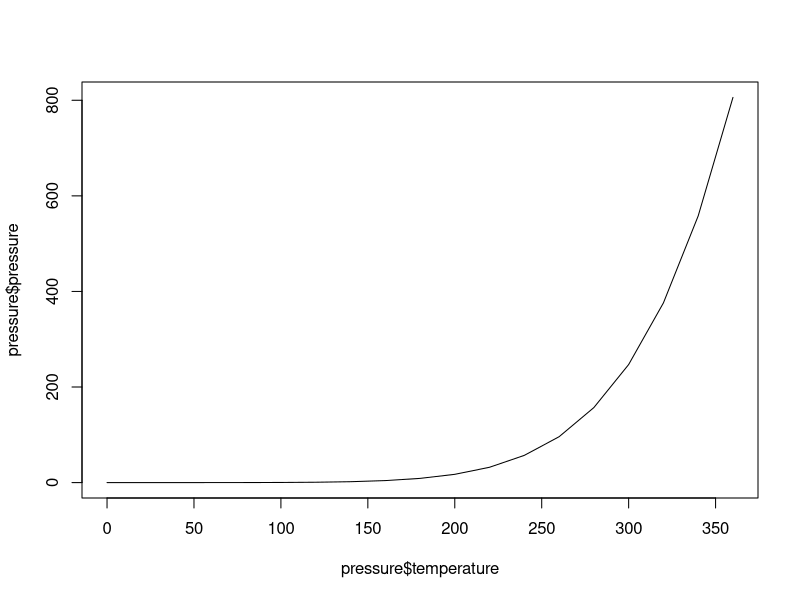
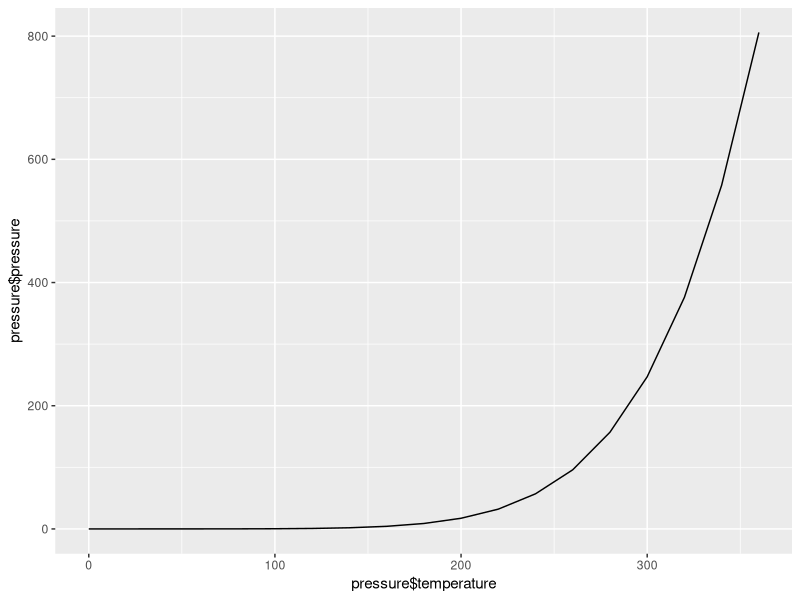
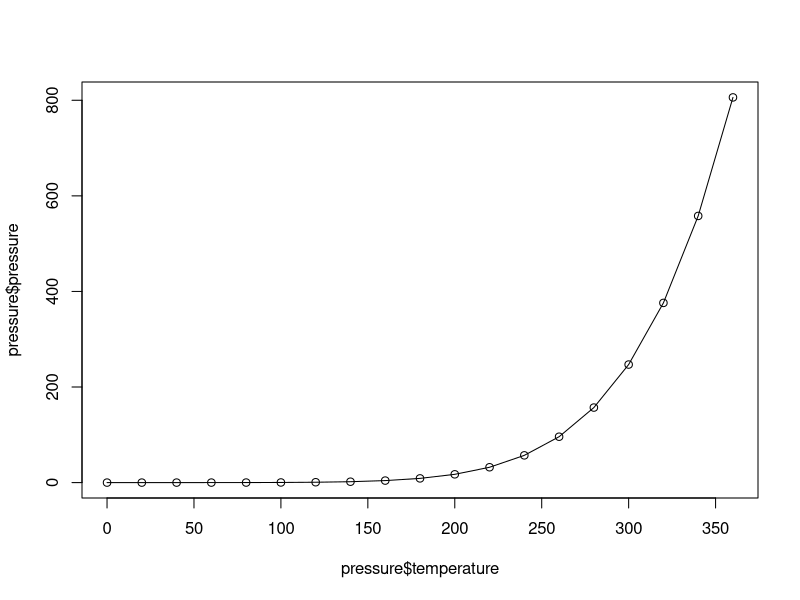
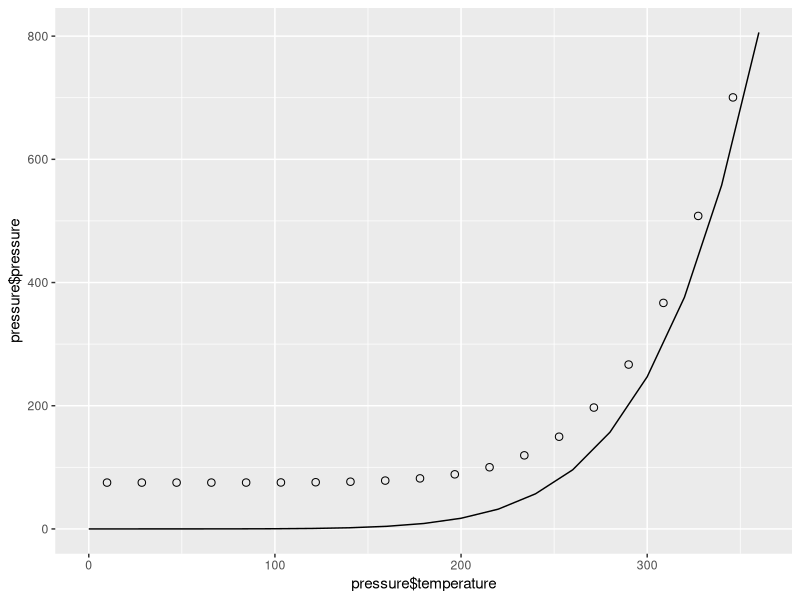

Here is the R script that generated these plots, in order:
pressure

plot(pressure$temperature, pressure$pressure, type = "l")

library(ggplot2)
qplot(pressure$temperature, pressure$pressure, geom = "line" )

plot(pressure$temperature, pressure$pressure, type = "l")
points(pressure$temperature, pressure$pressure)

qplot(pressure$temperature, pressure$pressure, geom = "line" )
points(pressure$temperature, pressure$pressure)

